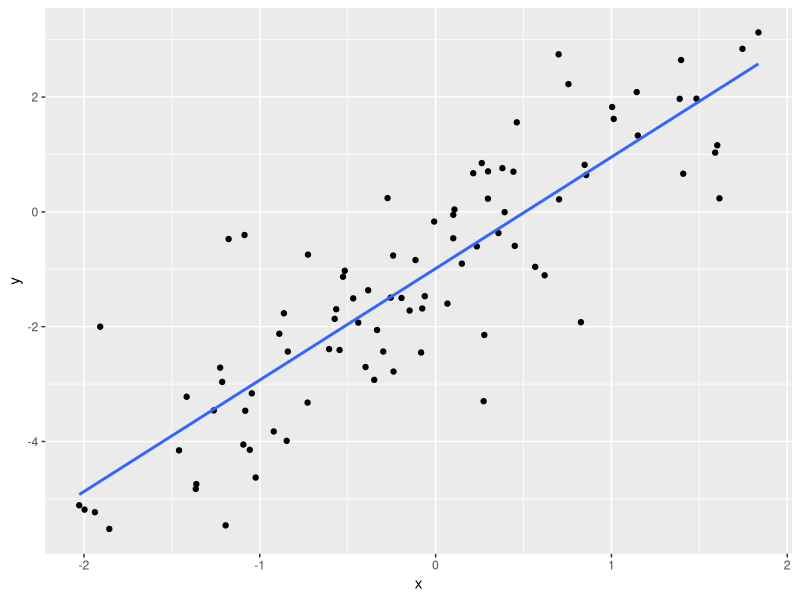
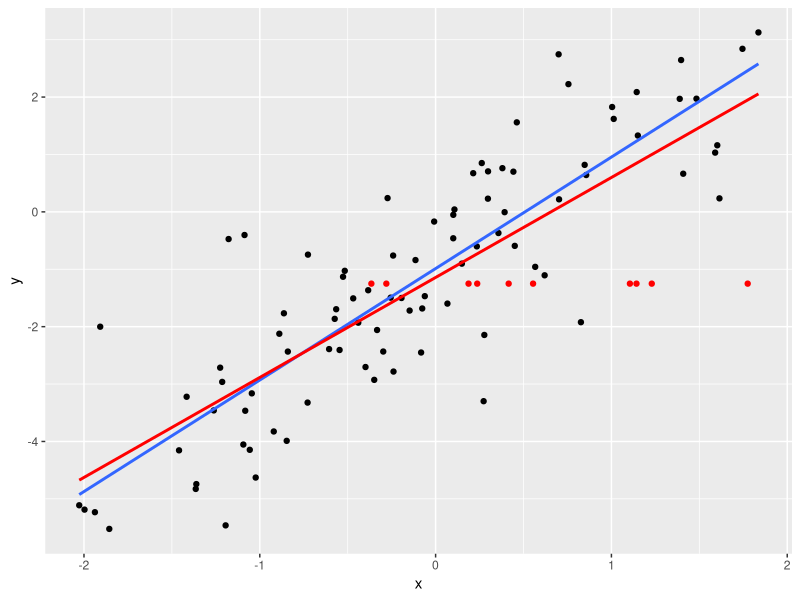
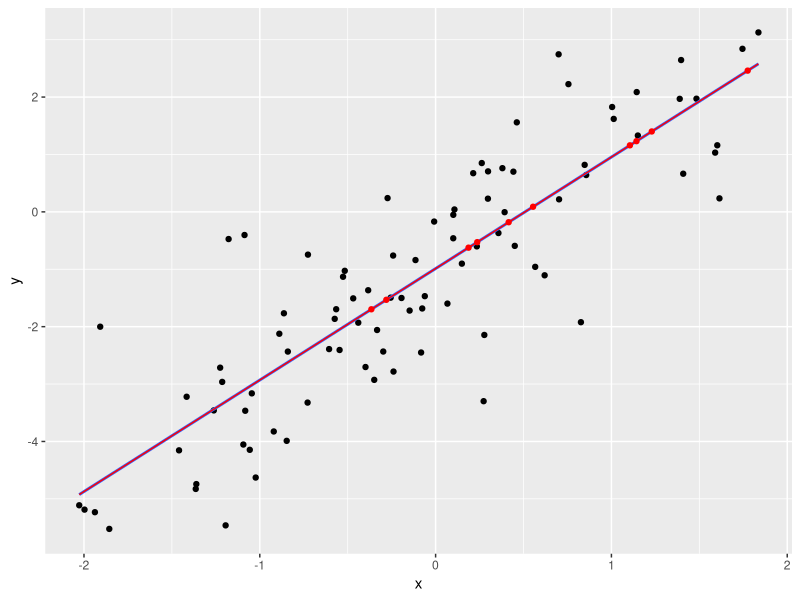
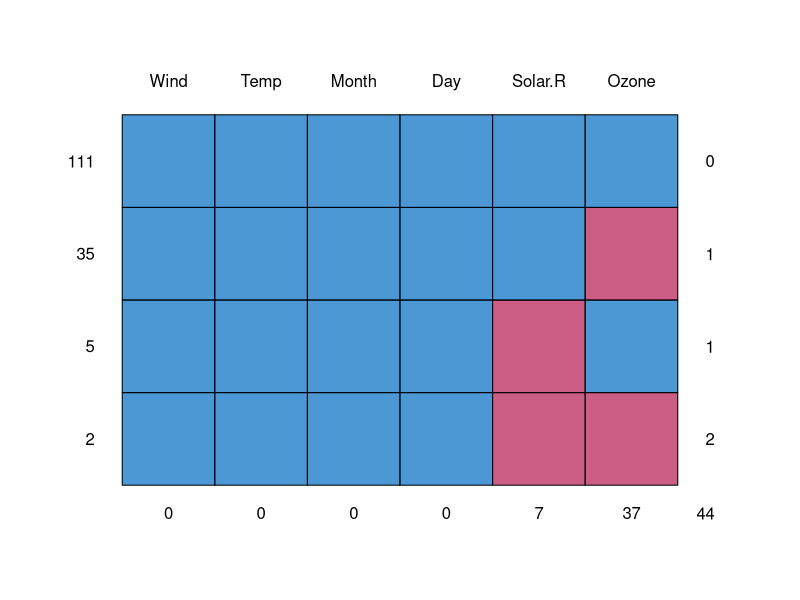
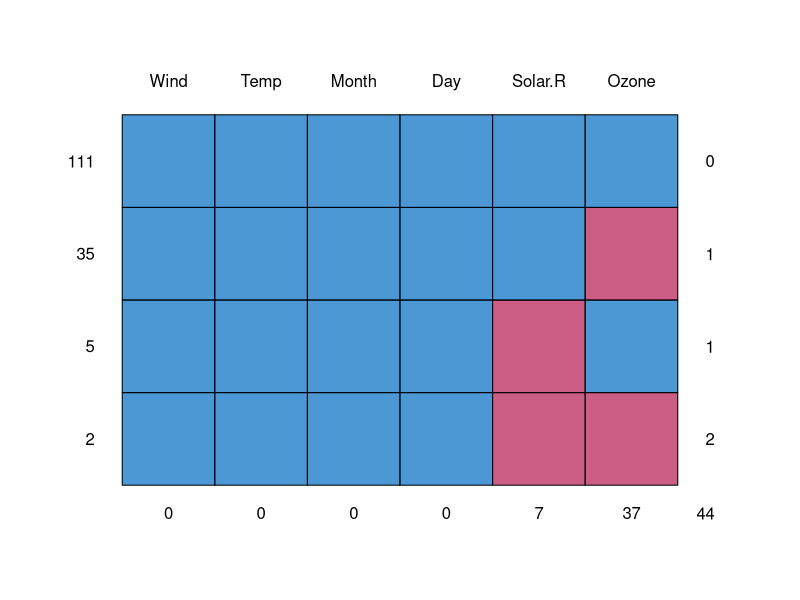
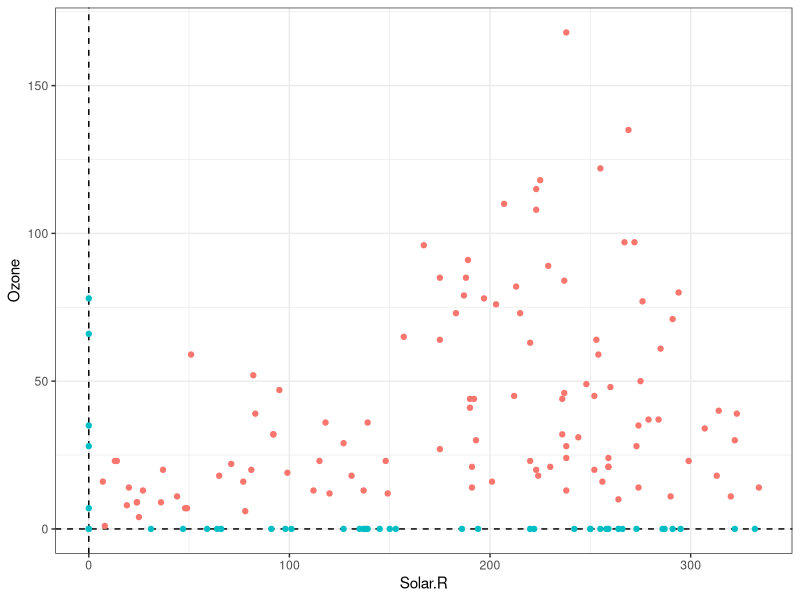
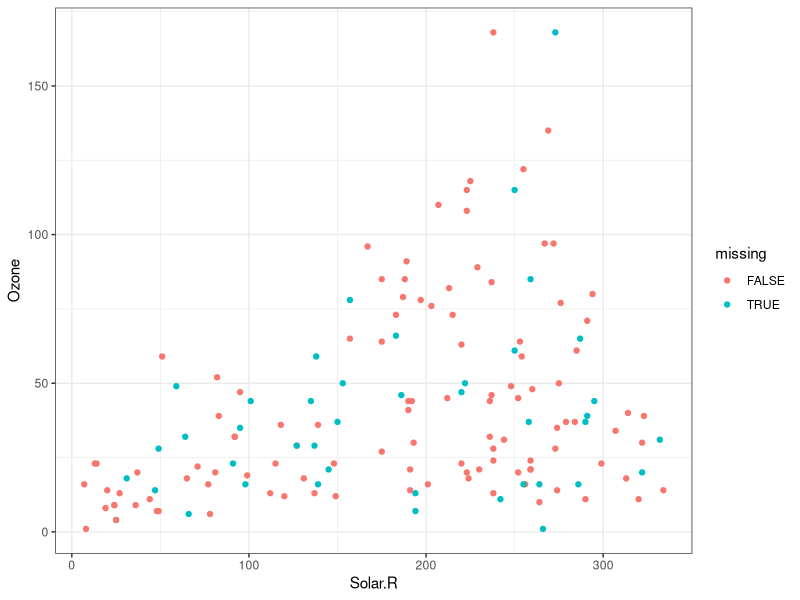

The R script that drew these images, in order:
## ---- chunk 1
suppressPackageStartupMessages(library(tidyverse))
suppressPackageStartupMessages(library(mice))
## ---- chunk 2
set.seed(13)
x <- rnorm(100)
y <- -1 + 2 * x + rnorm(100)
y[1:10] <- NA
## ---- chunk 3
x
y
## ---- chunk 4
p <- qplot(x, y) + geom_smooth(method="lm", se=FALSE)
p
## ---- chunk 5
ybar <- mean(y, na.rm=TRUE)
datrm <- na.omit(data.frame(x=x, y=y))
datimp <- data.frame(x=x[1:10], y=ybar)
p + geom_point(data=datimp, colour="red") +
    geom_smooth(data=rbind(datrm, datimp), method="lm", se=FALSE, colour="red")
## ---- chunk 6
fit2 <- lm(y ~ x, na.action=na.omit)
yhat <- predict(fit2, newdata=data.frame(x=x[1:10]))
datimp2 <- data.frame(x=x[1:10], y=yhat)
p + geom_point(data=datimp2, colour="red") +
    geom_smooth(data=rbind(datrm, datimp2), method="lm", se=FALSE, colour="red", size=0.5)
## ---- chunk 7
head(airquality)
## ---- chunk 8
md.pattern(airquality)
## ---- chunk 9
sum(is.na(airquality$Solar.R))
sum(is.na(airquality$Ozone))
## ---- chunk 10
(dats <- mice(airquality, m=50, method="pmm", seed=123, printFlag=FALSE))
## ---- chunk 11
class(dats)
## ---- chunk 12
head(mice::complete(dats, 4))
## ---- chunk 13
fits <- with(dats, lm(Ozone ~ Solar.R + Wind + Temp))
## ---- chunk 14
names(fits)
## ---- chunk 15
(fit <- pool(fits))
summary(fit)
## ---- chunk 16
suppressPackageStartupMessages(library(tidyverse))
suppressPackageStartupMessages(library(broom))
suppressPackageStartupMessages(library(mice))
## ---- chunk 17
airquality
## ---- chunk 18
md.pattern(airquality)
## ---- chunk 19
airquality %>% 
	mutate(missing = if_else(is.na(Solar.R) | is.na(Ozone), TRUE, FALSE),
		   Solar.R = ifelse(is.na(Solar.R), 0, Solar.R),
		   Ozone   = ifelse(is.na(Ozone), 0, Ozone)) %>% 
	ggplot(aes(Solar.R, Ozone)) +
	geom_hline(yintercept = 0, linetype = "dashed") +
	geom_vline(xintercept = 0, linetype = "dashed") +
	geom_point(aes(colour = missing)) +
	theme_bw() +
	scale_colour_discrete(guide = FALSE)
## ---- chunk 20
airquality <- airquality %>% 
	select(-Month, -Day)
## ---- chunk 21
m <- 10
(init <- mice(airquality, m = m, printFlag = FALSE))
## ---- chunk 22
mice::complete(init, 1)
## ---- chunk 23
mice::complete(init, 1) %>% 
	mutate(missing = if_else(is.na(airquality$Solar.R) | 
							 	is.na(airquality$Ozone), TRUE, FALSE)) %>% 
	ggplot(aes(Solar.R, Ozone)) +
	geom_point(aes(colour = missing)) +
	theme_bw()
## ---- chunk 24
(fits <- with(init, lm(Ozone ~ Solar.R + Wind + Temp)))
## ---- chunk 25
unclass(fits) %>% 
	str(max.level = 1)
## ---- chunk 26
fits$analyses[[1]]
## ---- chunk 27
summary(fits)
## ---- chunk 28
with(init, glm(
	Ozone ~ Solar.R + Wind + Temp, 
	family = Gamma(link="log")
)) %>% 
	summary()
## ---- chunk 29
pool(fits)
